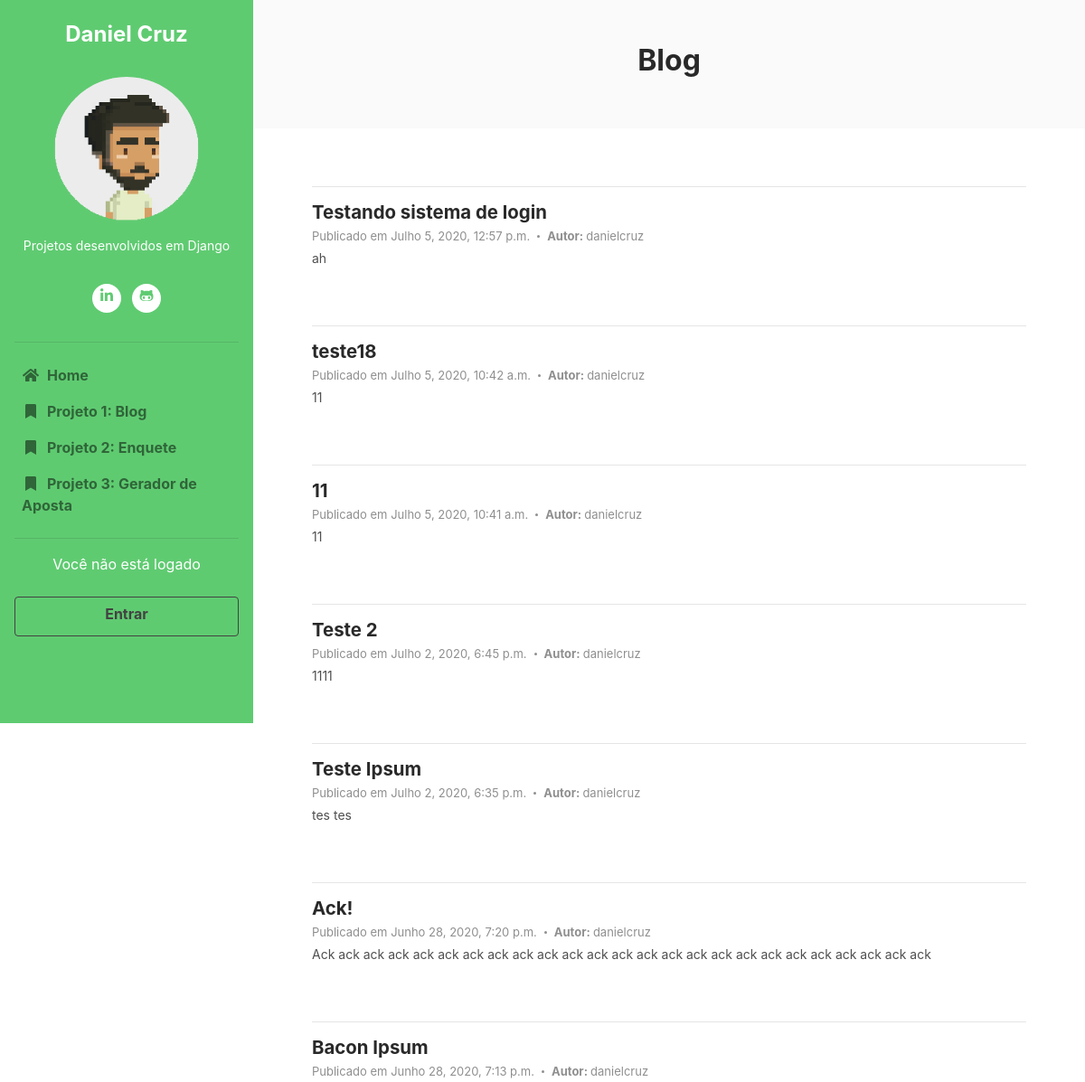
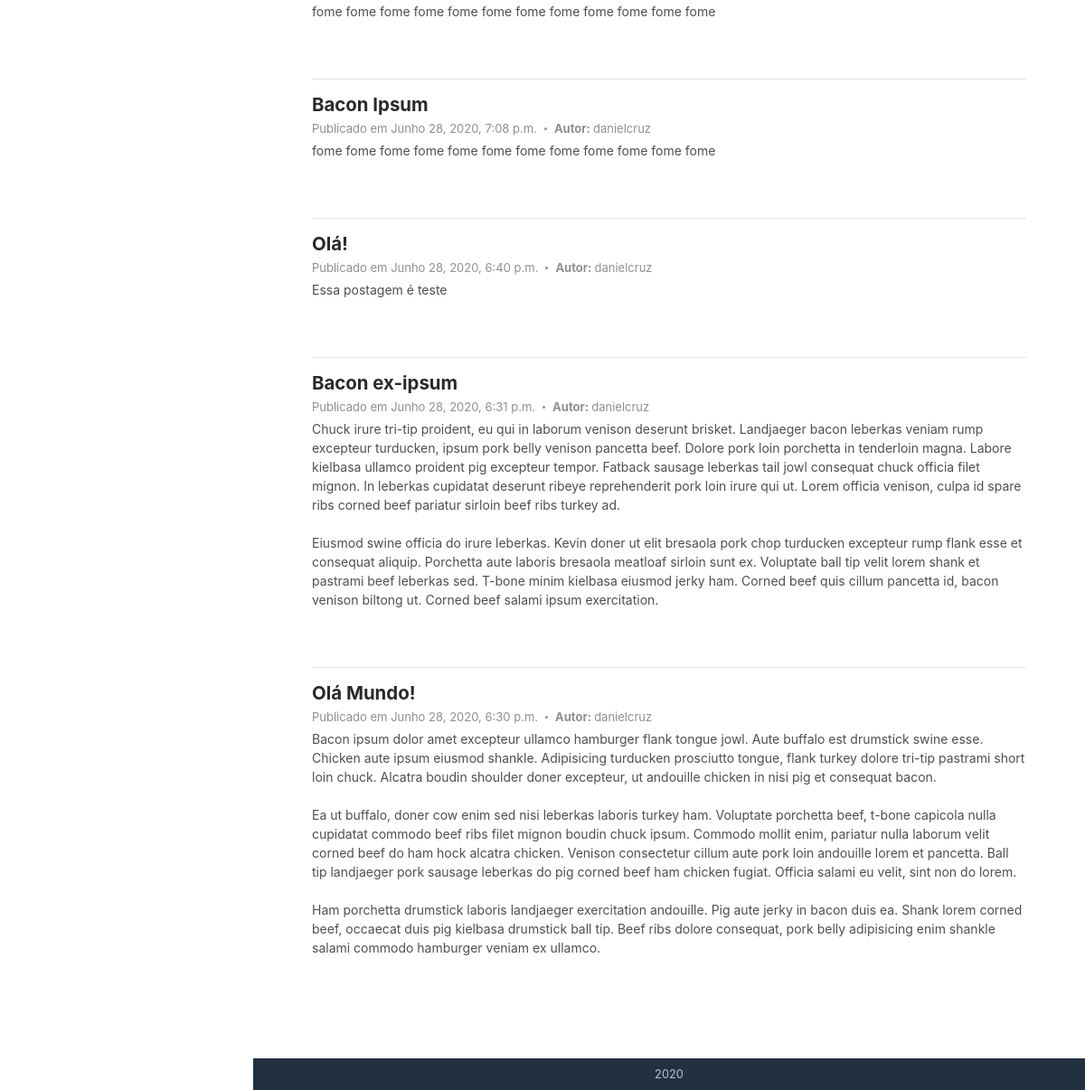
Screenshot of /blog/ with the database file from the repository (2 pictures, top to bottom).
### blog/models.py (models this page shows, shortened)
class Post(models.Model):
    author = models.ForeignKey(settings.AUTH_USER_MODEL, on_delete=models.CASCADE)
    title = models.CharField(max_length=200)
    text = models.TextField()
    created_date = models.DateTimeField(default=timezone.now)
    published_date = models.DateTimeField(blank=True, null = True)

### blog/views.py (the view)
# urls.py: path('', views.post_list, name='post_list'),
def post_list(request):
    posts = Post.objects.all().order_by('-published_date')
    if request.method == "POST":
        form = PostForm(request.POST)
        if form.is_valid():
            post = form.save(commit=False)
            post.author = request.user
            post.published_date = timezone.now()
            post.save()
            return redirect('blog:post_detail', pk=post.pk)
    else:
        form = PostForm()
    return render(request, 'blog/post_list.html', {'posts': posts, 'form': form, 'titulo': titulo, 'subtitulo': subtitulo})

### blog/templates/blog/post_list.html (shortened to what this page needs)
{% extends 'home/base.html' %}
{% block content %}
    {% for post in posts %}
        <hr>
                <div class="item mb-5">
                    <div class="media">
                        <div class="media-body">
                            <h3 class="title mb-1"><a href="{% url 'blog:post_detail' pk=post.pk %}">{{ post.title }}</a></h3>
                            <div class="meta mb-1"><span class="date">Publicado em {{ post.published_date }}</span><span><b>Autor: </b> {{ post.author }}</span></div>
                            <div class="intro"><p>{{ post.text | linebreaksbr }}</p></div>
                        </div>
                    </div>
                </div>
    {% endfor %}
{% endblock %}

### rows the page displays
Post: title "Testando sistema de login", published_date "Julho 5, 2020, 12:57 p.m.", author "danielcruz", text "ah"
Post: title "teste18", published_date "Julho 5, 2020, 10:42 a.m.", author "danielcruz", text "11"
Post: title "11", published_date "Julho 5, 2020, 10:41 a.m.", author "danielcruz", text "11"
Post: title "Teste 2", published_date "Julho 2, 2020, 6:45 p.m.", author "danielcruz", text "1111"
Post: title "Teste Ipsum", published_date "Julho 2, 2020, 6:35 p.m.", author "danielcruz", text "tes tes"
Post: title "Ack!", published_date "Junho 28, 2020, 7:20 p.m.", author "danielcruz", text "Ack ack ack ack ack ack ack ack ack ack ack ack ack ack ack ack ack ack ack ack ack ack ack ack ack"
Post: title "Bacon Ipsum", published_date "Junho 28, 2020, 7:13 p.m.", author "danielcruz", text "fome fome fome fome fome fome fome fome fome fome fome fome"
Post: title "Bacon Ipsum", published_date "Junho 28, 2020, 7:08 p.m.", author "danielcruz", text "fome fome fome fome fome fome fome fome fome fome fome fome"
Post: title "Olá!", published_date "Junho 28, 2020, 6:40 p.m.", author "danielcruz", text "Essa postagem é teste"
Post: title "Bacon ex-ipsum", published_date "Junho 28, 2020, 6:31 p.m.", author "danielcruz", text "Chuck irure tri-tip proident, eu qui in laborum venison deserunt brisket. Landjaeger bacon leberkas veniam rump excepteur turducken, ipsum pork belly venison pancetta beef. Dolore pork loin porchetta in tenderloin magna. Labore kielbasa ullamco proident pig excepteur tempor. Fatback sausage leberkas tail jowl consequat chuck officia filet mignon. In leberkas cupidatat deserunt ribeye reprehenderit pork loin irure qui ut. Lorem officia venison, culpa id spare ribs corned beef pariatur sirloin beef ribs turkey ad. Eiusmod swine officia do irure leberkas. Kevin doner ut elit bresaola pork chop turducken excepteur rump flank esse et consequat aliquip. Porchetta aute laboris bresaola meatloaf…"
Post: title "Olá Mundo!", published_date "Junho 28, 2020, 6:30 p.m.", author "danielcruz", text "Bacon ipsum dolor amet excepteur ullamco hamburger flank tongue jowl. Aute buffalo est drumstick swine esse. Chicken aute ipsum eiusmod shankle. Adipisicing turducken prosciutto tongue, flank turkey dolore tri-tip pastrami short loin chuck. Alcatra boudin shoulder doner excepteur, ut andouille chicken in nisi pig et consequat bacon. Ea ut buffalo, doner cow enim sed nisi leberkas laboris turkey ham. Voluptate porchetta beef, t-bone capicola nulla cupidatat commodo beef ribs filet mignon boudin chuck ipsum. Commodo mollit enim, pariatur nulla laborum velit corned beef do ham hock alcatra chicken. Venison consectetur cillum aute pork loin andouille lorem et pancetta. Ball tip landjaeger pork…"

### other values shown
{{ titulo }} "Blog"
